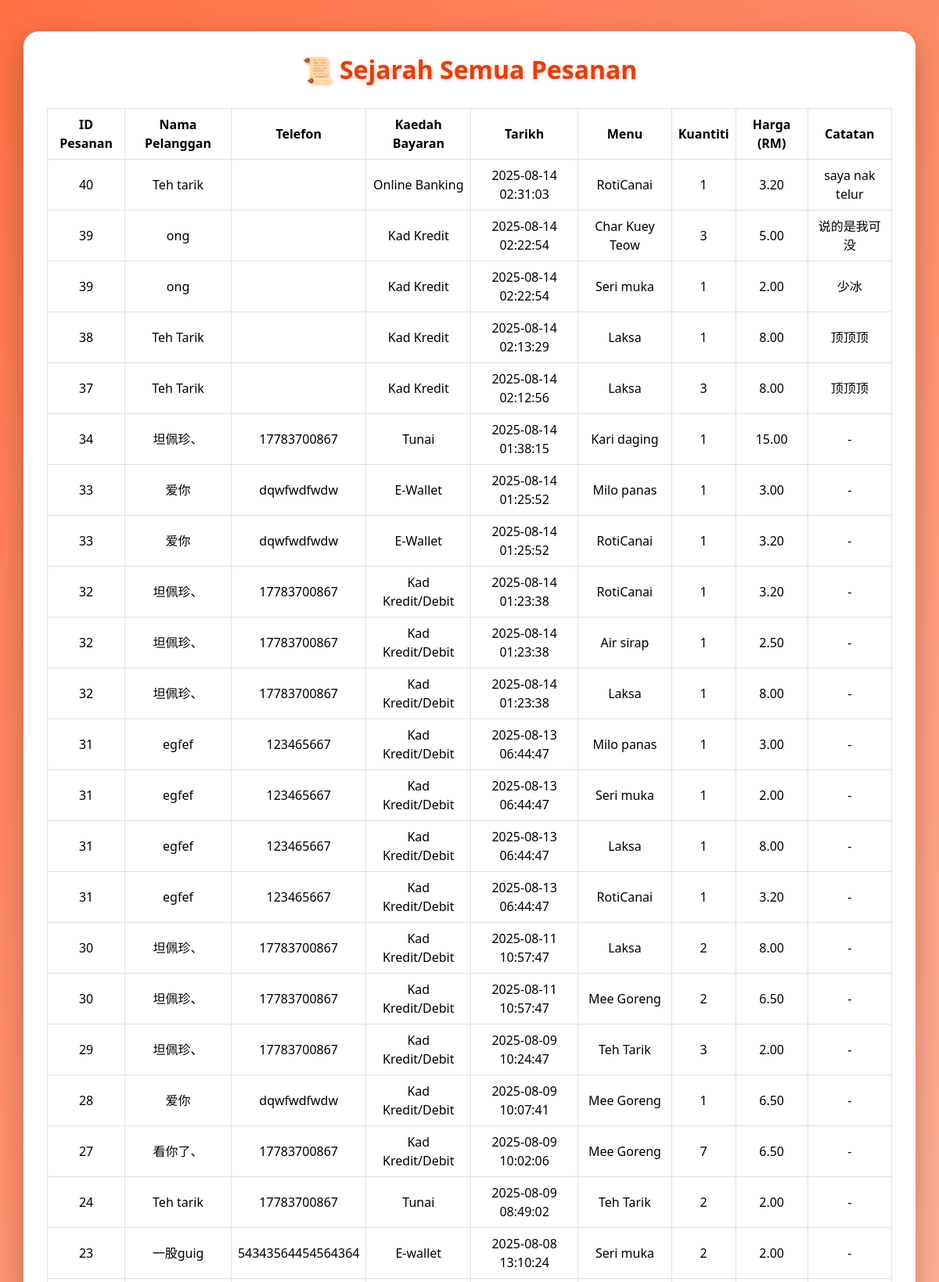
The page /restoran_maya/admin/orders.php (upper part) on the database its author committed.
### tables this page shows
CREATE TABLE `order_items` (
  `id` int(11) NOT NULL,
  `order_id` int(11) DEFAULT NULL,
  `menu_id` int(11) DEFAULT NULL,
  `quantity` int(11) DEFAULT NULL,
  `remark` varchar(255) DEFAULT NULL,
  `price` decimal(10,2) DEFAULT NULL,
  `kuantiti` int(11) NOT NULL DEFAULT 1
);

CREATE TABLE `orders` (
  `id` int(11) NOT NULL,
  `created_at` timestamp NOT NULL DEFAULT current_timestamp(),
  `nama_pelanggan` varchar(100) DEFAULT NULL,
  `telefon` varchar(20) DEFAULT NULL,
  `phone` varchar(20) DEFAULT NULL,
  `payment_method` varchar(50) DEFAULT NULL,
  `total_amount` decimal(10,2) DEFAULT NULL
);

CREATE TABLE `menu` (
  `id` int(11) NOT NULL,
  `nama` varchar(100) NOT NULL,
  `kategori` varchar(100) DEFAULT NULL,
  `keterangan` text DEFAULT NULL,
  `harga` decimal(10,2) DEFAULT NULL,
  `imej` varchar(255) DEFAULT NULL
);

### restoran_maya/admin/orders.php (the view, shortened to what this page needs)
<?php
include '../db.php';
$sql = "SELECT o.id AS order_id, o.nama_pelanggan, o.phone, o.payment_method, o.created_at,
               m.nama AS menu_nama, oi.kuantiti, oi.remark, m.harga
        FROM orders o
        JOIN order_items oi ON o.id = oi.order_id
        JOIN menu m ON oi.menu_id = m.id
        ORDER BY o.created_at DESC";
$result = $conn->query($sql);
?>
<!DOCTYPE html>
<html lang="ms">
<head>
    <link href="https://cdn.jsdelivr.net/npm/bootstrap@5.3.3/dist/css/bootstrap.min.css" rel="stylesheet" />
</head>
<body>
<div class="container">
    <h2>📜 Sejarah Semua Pesanan</h2>
    <div class="table-responsive">
        <table class="table table-bordered">
            <thead>
                <tr>
                    <th>ID Pesanan</th>
                    <th>Nama Pelanggan</th>
                    <th>Telefon</th>
                    <th>Kaedah Bayaran</th>
                    <th>Tarikh</th>
                    <th>Menu</th>
                    <th>Kuantiti</th>
                    <th>Harga (RM)</th>
                    <th>Catatan</th>
                </tr>
            </thead>
            <tbody>
                <?php while ($row = $result->fetch_assoc()): ?>
                    <tr>
                        <td><?= $row['order_id'] ?></td>
                        <td><?= htmlspecialchars($row['nama_pelanggan']) ?></td>
                        <td><?= htmlspecialchars($row['phone']) ?></td>
                        <td><?= htmlspecialchars($row['payment_method']) ?></td>
                        <td><?= $row['created_at'] ?></td>
                        <td><?= htmlspecialchars($row['menu_nama']) ?></td>
                        <td><?= $row['kuantiti'] ?></td>
                        <td><?= number_format($row['harga'], 2) ?></td>
                        <td><?= htmlspecialchars($row['remark']) ?: '-' ?></td>
                    </tr>
                <?php endwhile; ?>
            </tbody>
        </table>
    </div>
</div>
</body>
</html>

### restoran_maya/admin/orders.php (style rules this page uses)
body { background: linear-gradient(135deg, #FF7043 0%, #FFCCBC 100%); min-height: 100vh; font-family: 'Segoe UI', Tahoma, Geneva, Verdana, sans-serif; padding-bottom: 50px; }
.container { background: #fff; border-radius: 20px; padding: 30px; margin-top: 40px; box-shadow: 0 12px 35px rgba(0,0,0,0.25); }
h2 { color: #D84315; font-weight: 700; margin-bottom: 30px; text-align: center; text-shadow: 1px 1px 4px #FFAB91; }
table th { background-color: #FFCCBC; color: #BF360C; }
table td, table th { vertical-align: middle; text-align: center; }

### rows shown on the page
order_items: order "40", order.nama_pelanggan "Teh tarik", order.payment_method "Online Banking", order.created_at "2025-08-14 02:31:03", menu.nama "RotiCanai", kuantiti "1", menu.harga "3.20", remark "saya nak telur"
order_items: order "39", order.nama_pelanggan "ong", order.payment_method "Kad Kredit", order.created_at "2025-08-14 02:22:54", menu.nama "Char Kuey Teow", kuantiti "3", menu.harga "5.00", remark "说的是我可没"
order_items: order "39", order.nama_pelanggan "ong", order.payment_method "Kad Kredit", order.created_at "2025-08-14 02:22:54", menu.nama "Seri muka", kuantiti "1", menu.harga "2.00", remark "少冰"
order_items: order "38", order.nama_pelanggan "Teh Tarik", order.payment_method "Kad Kredit", order.created_at "2025-08-14 02:13:29", menu.nama "Laksa", kuantiti "1", menu.harga "8.00", remark "顶顶顶"
order_items: order "37", order.nama_pelanggan "Teh Tarik", order.payment_method "Kad Kredit", order.created_at "2025-08-14 02:12:56", menu.nama "Laksa", kuantiti "3", menu.harga "8.00", remark "顶顶顶"
order_items: order "34", order.nama_pelanggan "坦佩珍、", order.phone "17783700867", order.payment_method "Tunai", order.created_at "2025-08-14 01:38:15", menu.nama "Kari daging", kuantiti "1", menu.harga "15.00", remark "-"
order_items: order "33", order.nama_pelanggan "爱你", order.phone "dqwfwdfwdw", order.payment_method "E-Wallet", order.created_at "2025-08-14 01:25:52", menu.nama "Milo panas", kuantiti "1", menu.harga "3.00", remark "-"
order_items: order "33", order.nama_pelanggan "爱你", order.phone "dqwfwdfwdw", order.payment_method "E-Wallet", order.created_at "2025-08-14 01:25:52", menu.nama "RotiCanai", kuantiti "1", menu.harga "3.20", remark "-"
order_items: order "32", order.nama_pelanggan "坦佩珍、", order.phone "17783700867", order.payment_method "Kad Kredit/Debit", order.created_at "2025-08-14 01:23:38", menu.nama "RotiCanai", kuantiti "1", menu.harga "3.20", remark "-"
order_items: order "32", order.nama_pelanggan "坦佩珍、", order.phone "17783700867", order.payment_method "Kad Kredit/Debit", order.created_at "2025-08-14 01:23:38", menu.nama "Air sirap", kuantiti "1", menu.harga "2.50", remark "-"
order_items: order "32", order.nama_pelanggan "坦佩珍、", order.phone "17783700867", order.payment_method "Kad Kredit/Debit", order.created_at "2025-08-14 01:23:38", menu.nama "Laksa", kuantiti "1", menu.harga "8.00", remark "-"
order_items: order "31", order.nama_pelanggan "egfef", order.phone "123465667", order.payment_method "Kad Kredit/Debit", order.created_at "2025-08-13 06:44:47", menu.nama "Milo panas", kuantiti "1", menu.harga "3.00", remark "-"
order_items: order "31", order.nama_pelanggan "egfef", order.phone "123465667", order.payment_method "Kad Kredit/Debit", order.created_at "2025-08-13 06:44:47", menu.nama "Seri muka", kuantiti "1", menu.harga "2.00", remark "-"
order_items: order "31", order.nama_pelanggan "egfef", order.phone "123465667", order.payment_method "Kad Kredit/Debit", order.created_at "2025-08-13 06:44:47", menu.nama "Laksa", kuantiti "1", menu.harga "8.00", remark "-"
order_items: order "31", order.nama_pelanggan "egfef", order.phone "123465667", order.payment_method "Kad Kredit/Debit", order.created_at "2025-08-13 06:44:47", menu.nama "RotiCanai", kuantiti "1", menu.harga "3.20", remark "-"
order_items: order "30", order.nama_pelanggan "坦佩珍、", order.phone "17783700867", order.payment_method "Kad Kredit/Debit", order.created_at "2025-08-11 10:57:47", menu.nama "Laksa", kuantiti "2", menu.harga "8.00", remark "-"
order_items: order "30", order.nama_pelanggan "坦佩珍、", order.phone "17783700867", order.payment_method "Kad Kredit/Debit", order.created_at "2025-08-11 10:57:47", menu.nama "Mee Goreng", kuantiti "2", menu.harga "6.50", remark "-"
order_items: order "29", order.nama_pelanggan "坦佩珍、", order.phone "17783700867", order.payment_method "Kad Kredit/Debit", order.created_at "2025-08-09 10:24:47", menu.nama "Teh Tarik", kuantiti "3", menu.harga "2.00", remark "-"
order_items: order "28", order.nama_pelanggan "爱你", order.phone "dqwfwdfwdw", order.payment_method "Kad Kredit/Debit", order.created_at "2025-08-09 10:07:41", menu.nama "Mee Goreng", kuantiti "1", menu.harga "6.50", remark "-"
order_items: order "27", order.nama_pelanggan "看你了、", order.phone "17783700867", order.payment_method "Kad Kredit/Debit", order.created_at "2025-08-09 10:02:06", menu.nama "Mee Goreng", kuantiti "7", menu.harga "6.50", remark "-"
order_items: order "24", order.nama_pelanggan "Teh tarik", order.phone "17783700867", order.payment_method "Tunai", order.created_at "2025-08-09 08:49:02", menu.nama "Teh Tarik", kuantiti "2", menu.harga "2.00", remark "-"
order_items: order "23", order.nama_pelanggan "一股guig", order.phone "54343564454564364", order.payment_method "E-wallet", order.created_at "2025-08-08 13:10:24", menu.nama "Seri muka", kuantiti "2", menu.harga "2.00", remark "-"
